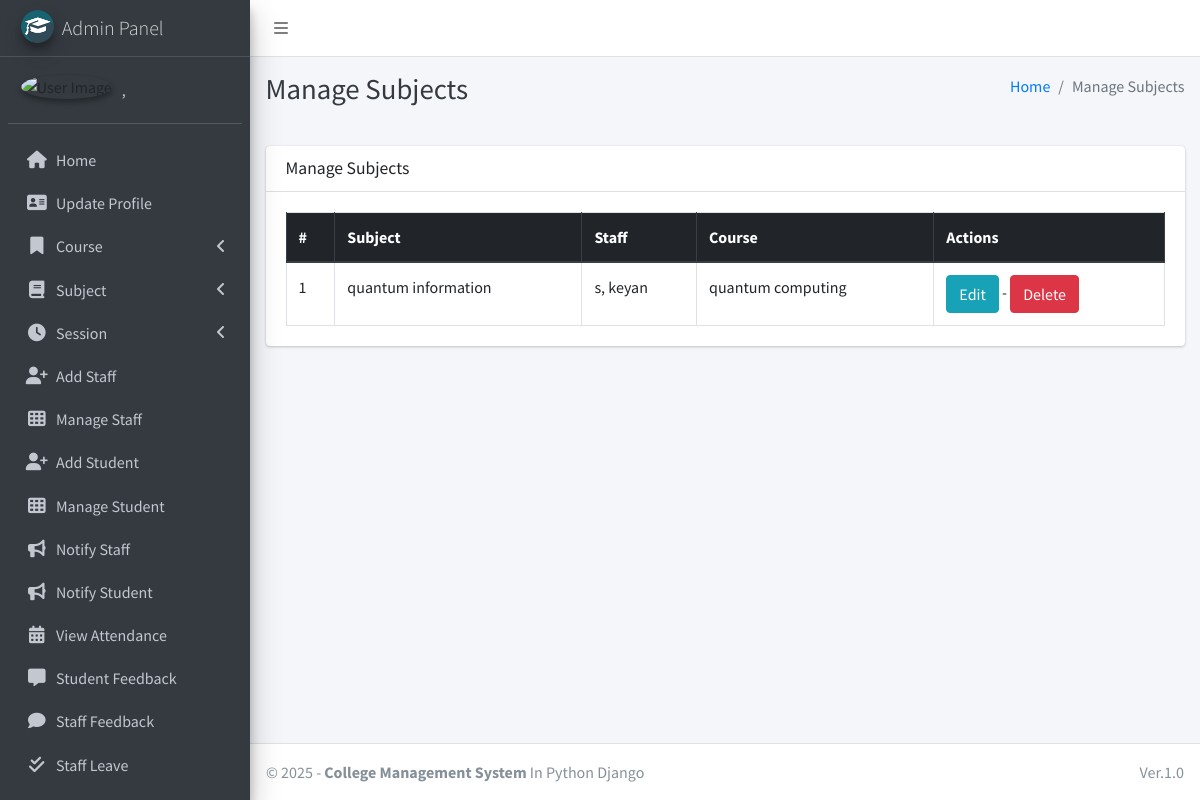
The app's page /subject/manage/ (signed in) with its own data.
### main_app/models.py (models this page shows, shortened)
class CustomUser(AbstractUser):
    USER_TYPE = ((1, "HOD"), (2, "Staff"), (3, "Student"))
    GENDER = [("M", "Male"), ("F", "Female")]
    username = None  # Removed username, using email instead
    email = models.EmailField(unique=True)
    user_type = models.CharField(default=1, choices=USER_TYPE, max_length=1)
    gender = models.CharField(max_length=1, choices=GENDER)
    profile_pic = models.ImageField()
    address = models.TextField()
    fcm_token = models.TextField(default="")  # For firebase notifications
    created_at = models.DateTimeField(auto_now_add=True)
    updated_at = models.DateTimeField(auto_now=True)
    USERNAME_FIELD = "email"
    REQUIRED_FIELDS = []
    objects = CustomUserManager()
    def __str__(self):
        return self.last_name + ", " + self.first_name

class Subject(models.Model):
    name = models.CharField(max_length=120)
    staff = models.ForeignKey(Staff,on_delete=models.CASCADE,)
    course = models.ForeignKey(Course, on_delete=models.CASCADE)
    updated_at = models.DateTimeField(auto_now=True)
    created_at = models.DateTimeField(auto_now_add=True)

class Staff(models.Model):
    course = models.ForeignKey(Course, on_delete=models.DO_NOTHING, null=True, blank=False)
    admin = models.OneToOneField(CustomUser, on_delete=models.CASCADE)

class Course(models.Model):
    name = models.CharField(max_length=120)
    created_at = models.DateTimeField(auto_now_add=True)
    updated_at = models.DateTimeField(auto_now=True)

### main_app/hod_views.py (the view)
# urls.py: path("subject/manage/", hod_views.manage_subject, name='manage_subject'),
def manage_subject(request):
    subjects = Subject.objects.all()
    context = {
        'subjects': subjects,
        'page_title': 'Manage Subjects'
    }
    return render(request, "hod_template/manage_subject.html", context)

### main_app/templates/hod_template/manage_subject.html
{% extends 'main_app/base.html' %}
{% load static %}
{% block page_title %}{{page_title}}{% endblock page_title %}
{% block content %}
<section class="content">
    <div class="container-fluid">
        <div class="row">
            <div class="col-md-12">
                <div class="card">
                    <div class="card-header">
                        <h3 class="card-title">{{page_title}}</h3>
                    </div>
                    <div class="card-body">
                        <table id="example2" class="table table-bordered table-hover">
                            <thead class="thead-dark">
                                <tr>
                                    <th>#</th>
                                    <th>Subject</th>
                                    <th>Staff</th>
                                    <th>Course</th>
                                    <th>Actions</th>
                                </tr>
                            </thead>
                            <tbody>
                                {% for subject in subjects %}
                                <tr>
                                    <td>{{ forloop.counter }}</td>
                                    <td>{{subject.name}}</td>
                                    <td>{{subject.staff.admin}}</td>
                                    <td>{{subject.course.name}}</td>
                                    <td>
                                        <a href="{% url 'edit_subject' subject.id %}" class="btn btn-info">Edit</a> -
                                        <a href="{% url 'delete_subject' subject.id %}" onclick="return confirm('Are you sure you want to delete this ?')" class="btn btn-danger">Delete</a>
                                    </td>
                                </tr>
                                {% endfor %}
                            </tbody>
                        </table>
                    </div>
                </div>
            </div>
        </div>
    </div>
</section>
{% endblock content %}

### main_app/templates/main_app/sidebar_template.html (shortened to what this page needs)
{% load static %}
<aside class="main-sidebar sidebar-dark-info elevation-4">
    {% if request.user.user_type == '1' %}
    <a href="{% url 'admin_home' %}" class="brand-link">
        <img src="{% static 'dist/img/cmsl.png' %} " alt="AdminLTE Logo"
            class="brand-image img-circle elevation-3" >
        <span class="brand-text font-weight-light">Admin Panel</span>
    </a>
    <div class="sidebar">
        <div class="user-panel mt-3 pb-3 mb-3 d-flex">
            <div class="image">
                <img src="{{ request.user.profile_pic}}" class="img-circle elevation-2" alt="User Image">
            </div>
            <div class="info">
                <a href="#" class="d-block">{{user}}</a>
            </div>
        </div>
        <nav class="mt-2">
            <ul class="nav nav-pills nav-sidebar flex-column" data-widget="treeview" role="menu" data-accordion="false">
                <li class="nav-item">
                    {% url 'admin_home' as admin_home %}
                    <a href="{{admin_home}}" class="nav-link {% if admin_home == request.path %} active {% endif %}">
                        <i class="nav-icon fas fa-home"></i>
                        <p>
                            Home
                        </p>
                    </a>
                </li>
                <li class="nav-item">
                    {% url 'admin_view_profile' as admin_view_profile %}
                    <a href="{{admin_view_profile}}"
                        class="nav-link {% if admin_view_profile == request.path %} active {% endif %}">
                        <i class="nav-icon fas fa-address-card"></i>
                        <p>
                            Update Profile
                        </p>
                    </a>
                </li>
                <li class="nav-item has-treeview">
                    <a href="#" class="nav-link">
                        <i class="nav-icon fas fa-bookmark"></i>
                        <p>
                            Course
                            <i class="fas fa-angle-left right"></i>
                        </p>
                    </a>
                </li>
                <li class="nav-item has-treeview">
                    <a href="#" class="nav-link">
                        <i class="nav-icon fas fa-book"></i>
                        <p>
                            Subject
                            <i class="fas fa-angle-left right"></i>
                        </p>
                    </a>
                </li>
                <li class="nav-item has-treeview">
                    <a href="#" class="nav-link">
                        <i class="nav-icon fas fa-clock"></i>
                        <p>
                            Session
                            <i class="fas fa-angle-left right"></i>
                        </p>
                    </a>
                </li>
                <li class="nav-item">
                    {% url 'add_staff' as add_staff %}
                    <a href="{{add_staff}}" class="nav-link {% if add_staff == request.path %} active {% endif %}">
                        <i class="nav-icon fas fa-user-plus"></i>
                        <p>
                            Add Staff
                        </p>
                    </a>
                </li>
                <li class="nav-item">
                    {% url 'manage_staff' as manage_staff %}
                    {% url 'edit_staff' staff_id as edit_staff %}
                    <a href="{{manage_staff}}"
                        class="nav-link {% if manage_staff == request.path or request.path == edit_staff %} active {% endif %}">
                        <i class="nav-icon fas fa-th"></i>
                        <p>
                            Manage Staff
                        </p>
                    </a>
                </li>
                <li class="nav-item">
                    {% url 'add_student' as add_student%}
                    <a href="{{add_student}}" class="nav-link  {% if add_student == request.path %} active {% endif %}">
                        <i class="nav-icon fas fa-user-plus"></i>
                        <p>
                            Add Student
                        </p>
                    </a>
                </li>
                <li class="nav-item">
                    {% url 'manage_student' as manage_student %}
                    {% url 'edit_student' student_id as edit_student %}
                    <a href="{{manage_student}}"
                        class="nav-link  {% if edit_student == request.path or manage_student == request.path %} active {% endif %}">
                        <i class="nav-icon fas fa-th"></i>
                        <p>
                            Manage Student
                        </p>
                    </a>
                </li>
                <li class="nav-item">
                    {% url 'admin_notify_staff' as admin_notify_staff %}
                    <a href="{{admin_notify_staff}}"
                        class="nav-link {% if admin_notify_staff == request.path %} active {% endif %}">
                        <i class="nav-icon fas fa-bullhorn"></i>
                        <p>
                            Notify Staff
                        </p>
                    </a>
                </li>
                <li class="nav-item">
                    {% url 'admin_notify_student' as admin_notify_student %}
                    <a href="{{admin_notify_student}}"
                        class="nav-link {% if admin_notify_student == request.path %} active {% endif %}">
                        <i class="nav-icon fas fa-bullhorn"></i>
                        <p>
                            Notify Student
                        </p>
                    </a>
                </li>
                <li class="nav-item">
                    {% url 'admin_view_attendance' as admin_view_attendance %}
                <li class="nav-item">
                    <a href="{{admin_view_attendance}}"
                        class="nav-link  {% if admin_view_attendance == request.path %} active {% endif %}">
                        <i class="nav-icon fas fa-calendar-alt"></i>
                        <p>
                            View Attendance
                        </p>
                    </a>
                </li>
                <li class="nav-item">
                    {% url 'student_feedback_message' as student_feedback_message %}
                    <a href="{{ student_feedback_message }}"
                        class="nav-link  {% if student_feedback_message == request.path %} active {% endif %}">
                        <i class="nav-icon fas fa-comment-alt"></i>
                        <p>
                            Student Feedback
                        </p>
                    </a>
                </li>
                <li class="nav-item">
                    {% url 'staff_feedback_message' as staff_feedback_message %}
                    <a href="{{staff_feedback_message}}"
                        class="nav-link   {% if staff_feedback_message == request.path %} active {% endif %}">
                        <i class="nav-icon fas fa-comment"></i>
                        <p>
                            Staff Feedback
                        </p>
                    </a>
                </li>
                <li class="nav-item">
                    {% url 'view_staff_leave' as view_staff_leave %}
                    <a href="{{view_staff_leave}}"
                        class="nav-link  {% if view_staff_leave == request.path %} active {% endif %}">
                        <i class="nav-icon fas fa-check-double"></i>
                        <p>
                            Staff Leave
                        </p>
                    </a>
                </li>
                <li class="nav-item">
                    {% url 'view_student_leave' as view_student_leave %}
                    <a href="{% url 'view_student_leave' %}"
                        class="nav-link  {% if view_student_leave == request.path %} active {% endif %}">
                    </a>
                </li>
                                        {% endif %}
                                    </ul>
                                </nav>
                            </div>
</aside>

### records on screen
CustomUser: last_name+first_name ","
Subject: name "quantum information", staff.admin "s, keyan", course.name "quantum computing"

### other values on screen
{{ page_title }} "Manage Subjects"
